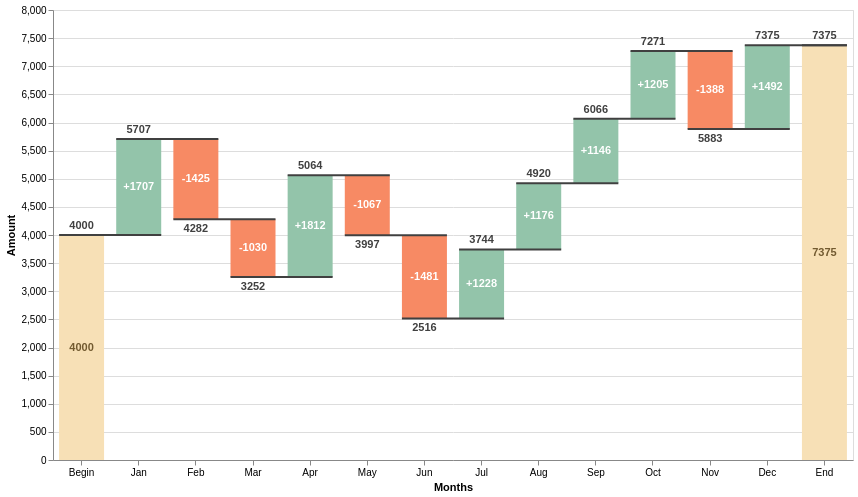

Vega-Lite specification for this chart:
### Vega-Lite specification from a JSON file in a GitHub repository (floating-point values rounded to 4 significant figures)
{"$schema": "https://vega.github.io/schema/vega-lite/v6.json", "data": {"values": [{"label": "Begin", "amount": 4000}, {"label": "Jan", "amount": 1707}, {"label": "Feb", "amount": -1425}, {"label": "Mar", "amount": -1030}, {"label": "Apr", "amount": 1812}, {"label": "May", "amount": -1067}, {"label": "Jun", "amount": -1481}, {"label": "Jul", "amount": 1228}, {"label": "Aug", "amount": 1176}, {"label": "Sep", "amount": 1146}, {"label": "Oct", "amount": 1205}, {"label": "Nov", "amount": -1388}, {"label": "Dec", "amount": 1492}, {"label": "End", "amount": 0}]}, "width": 800, "height": 450, "transform": [{"window": [{"op": "sum", "field": "amount", "as": "sum"}]}, {"window": [{"op": "lead", "field": "label", "as": "lead"}]}, {"calculate": "datum.lead === null ? datum.label : datum.lead", "as": "lead"}, {"calculate": "datum.label === 'End' ? 0 : datum.sum - datum.amount", "as": "previous_sum"}, {"calculate": "datum.label === 'End' ? datum.sum : datum.amount", "as": "amount"}, {"calculate": "(datum.label !== 'Begin' && datum.label !== 'End' && datum.amount > 0 ? '+' : '') + datum.amount", "as": "text_amount"}, {"calculate": "(datum.sum + datum.previous_sum) / 2", "as": "center"}], "encoding": {"x": {"field": "label", "type": "ordinal", "sort": null, "axis": {"labelAngle": 0, "title": "Months"}}}, "layer": [{"mark": {"type": "bar", "size": 45}, "encoding": {"y": {"field": "previous_sum", "type": "quantitative", "title": "Amount"}, "y2": {"field": "sum"}, "color": {"condition": [{"test": "datum.label === 'Begin' || datum.label === 'End'", "value": "#f7e0b6"}, {"test": "datum.sum < datum.previous_sum", "value": "#f78a64"}], "value": "#93c4aa"}}}, {"mark": {"type": "rule", "color": "#404040", "opacity": 1, "strokeWidth": 2, "xOffset": -22.5, "x2Offset": 22.5}, "encoding": {"x2": {"field": "lead"}, "y": {"field": "sum", "type": "quantitative"}}}, {"mark": {"type": "text", "dy": {"expr": "datum.amount >= 0 ? -4 : 4"}, "baseline": {"expr": "datum.amount >= 0 ? 'bottom' : 'top'"}}, "encoding": {"y": {"field": "sum", "type": "quantitative"}, "text": {"field": "sum", "type": "nominal"}}}, {"mark": {"type": "text", "fontWeight": "bold", "baseline": "middle"}, "encoding": {"y": {"field": "center", "type": "quantitative"}, "text": {"field": "text_amount", "type": "nominal"}, "color": {"condition": [{"test": "datum.label === 'Begin' || datum.label === 'End'", "value": "#725a30"}], "value": "white"}}}], "config": {"text": {"fontWeight": "bold", "color": "#404040"}}}
